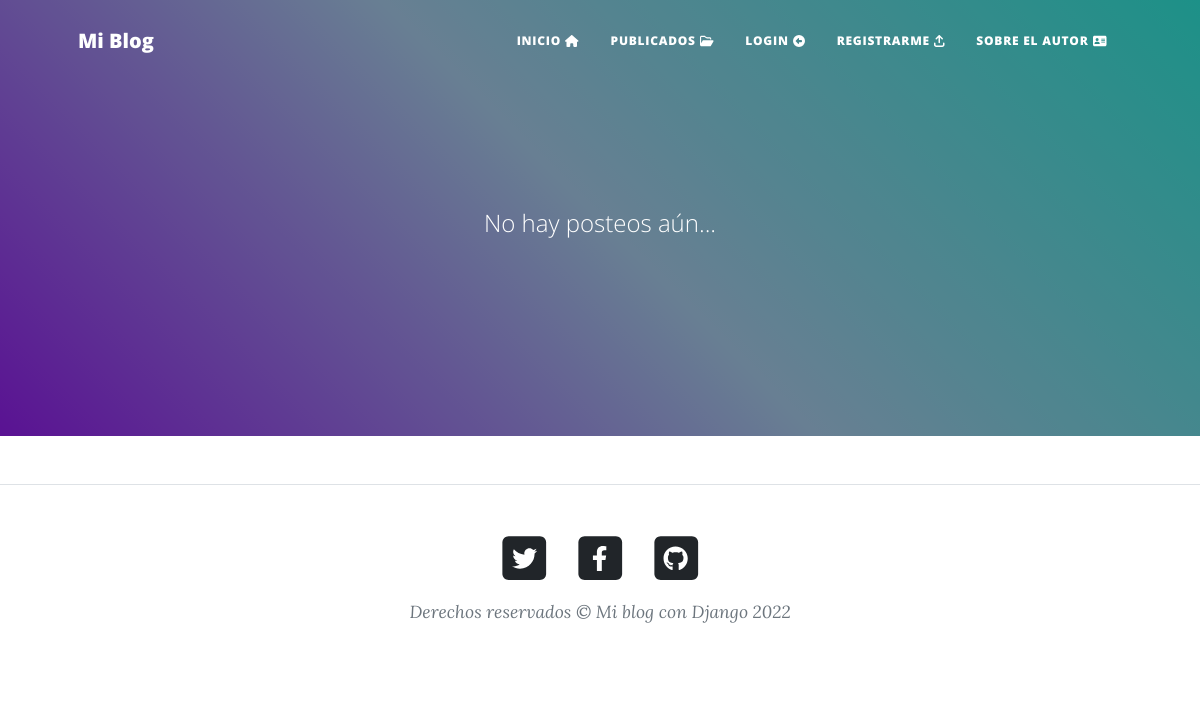
Before: /posts/publicados/ with the older database file.
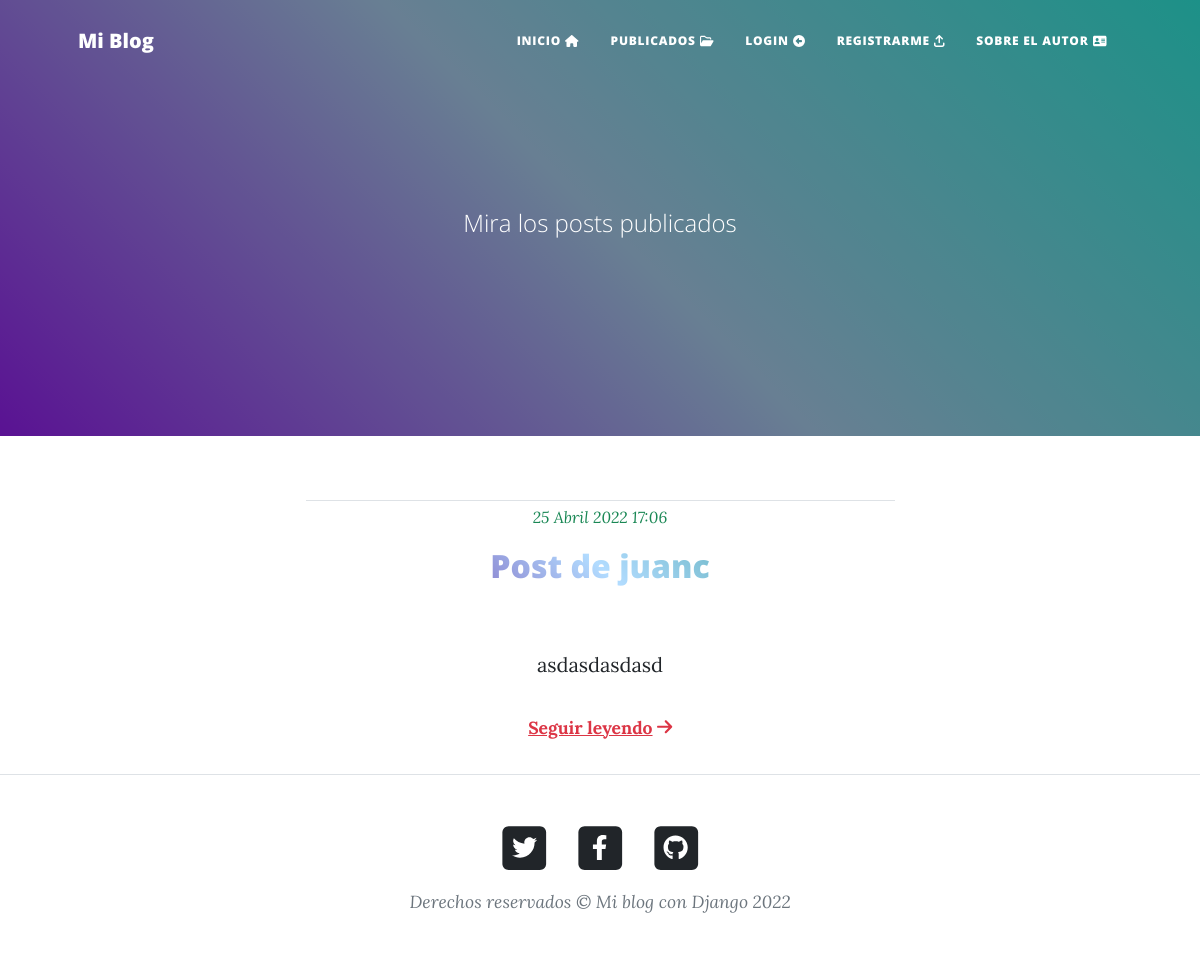
After: the same page with the newer database file.
### appblog/models.py (models this page shows, shortened)
class Posteos_nuevos(models.Model):
    id = models.AutoField(primary_key=True)
    titulo = models.CharField(max_length=60)
    img = models.ImageField(null=True)
    post = RichTextField(blank=True, null=True)
    fecha = models.DateTimeField(auto_now_add=True)
    autor = models.ForeignKey(User, on_delete=models.CASCADE, default=1)

### appblog/views.py (the view)
# urls.py: path('posts/publicados/', Publicados, name='publicados'),
def Publicados(request):
    if request.user.is_authenticated:
        avatar = Avatar.objects.filter(usuario = request.user)
        if len(avatar) > 0:
            imagen = avatar[0].img.url
        else:
            imagen = ''
    else:
        imagen = ''
    posts = Posteos_nuevos.objects.all().order_by('-fecha')
    if request.method == 'GET':
        buscar = request.GET.get('buscar')
        if buscar:
            posts = Posteos_nuevos.objects.filter(titulo__icontains=buscar)
    return render(request, 'appblog/publicados.html', {'posts': posts, 'imagen': imagen})

### appblog/templates/appblog/publicados.html (shortened to what this page needs)
{% extends 'appblog/base.html' %}
{% block masthead %}
<header class="masthead " style="background: rgb(149,0,255);
background: linear-gradient(45deg, rgba(149,0,255,1) 0%, rgba(178,220,255,1) 50%, rgba(26,255,233,1) 100%);">
  <div class="container position-relative px-4 px-lg-5">
      <div class="row gx-4 gx-lg-5 justify-content-center">
          <div class="col-md-10 col-lg-8 col-xl-7">
              <div class="site-heading">
                {% if posts %}
                  <h1 class="text-white">{{Posteos_nuevos.count}}</h1>   <span class="subheading">Mira los posts publicados</span>
                  {% else %}
                <span class="subheading">No hay posteos aún...</span>
                {% endif %}
              </div>
            </div>
      </div>
  </div>
</header>
{% endblock masthead %}
{% block contenido_inicio %}
{% for post in posts %}
<div class="text-center border-top mt-3">
  <span class="fs-6 text-success fst-italic">{{post.fecha}}</span>
  <h2 style="word-break: break-word   background: rgb(149,0,255);
  background: linear-gradient(45deg, rgb(91,22,148) 0%, rgba(178,220,255,1) 50%, rgb(38,144,139) 100%);
  background-size: 100%;
  background-repeat: repeat;
  -webkit-background-clip: text;
  -webkit-text-fill-color: transparent;
  -moz-background-clip: text;
  -moz-text-fill-color: transparent;" class="mt-3">{{post.titulo|safe}}</h2>
  <p style="word-break: break-word; overflow: hidden;  " class="text-start">{{ post.post|safe|slice:"800" }}</p>
  <p class="text-center">
    <small>
      <a class="text-danger" style="font-weight:bold " href="{{post.id}}/">Seguir leyendo<i class="fa-solid fa-arrow-right ms-1"></i
        ></a>
    </small>
  </p>
</div>
{% endfor %}
{% endblock %}

### appblog/templates/appblog/base.html (shortened to what this page needs)
<!DOCTYPE html>
<html lang="en">
    <head>
        {% load static %}
        <link href="{% static 'appblog/css/styles.css' %}" rel="stylesheet" />
    </head>
    <body>
        {% include 'appblog/components/navbar.html' %}
        {% block masthead %}
        {% endblock masthead %}
        <div class="container px-4 px-lg-5">
            <div class="row gx-4 gx-lg-5 justify-content-center">
                <div class="col-md-10 col-lg-8 col-xl-7">
                    {% block contenido_inicio %}
                    {% endblock contenido_inicio %}
                </div>
            </div>
        </div>
        {% include 'appblog/components/footer.html' %}
    </body>
</html>

### appblog/templates/appblog/components/navbar.html (shortened to what this page needs)
<nav class="navbar navbar-expand-lg navbar-light" id="mainNav">
  <div class="container px-4 px-lg-5">
    <a class="navbar-brand" href="{% url 'inicio'%}">Mi Blog</a>
    <div class="collapse navbar-collapse" id="navbarResponsive">
      <ul class="navbar-nav ms-auto py-4 py-lg-0">
        <li class="nav-item">
          <a class="nav-link px-lg-3 py-3 py-lg-4" href="{% url 'inicio'%}"
            >Inicio<i class="fa-solid fa-house ms-1"></i
          ></a>
        </li>
        <li class="nav-item">
          <a class="nav-link px-lg-3 py-3 py-lg-4" href="{% url 'publicados'%}"
            >Publicados<i class="fa-regular fa-folder-open ms-1"></i
          ></a>
        </li>
        {% if request.user.is_authenticated %}
        <li class="nav-item">
          <a class="nav-link px-lg-3 py-3 py-lg-4" href="{% url 'nuevo_post'%}"
            >Nuevo post <i class="fa-solid fa-pen-to-square ms-1"></i
          ></a>
        </li>
        <li class="nav-item">
          <a class="nav-link px-lg-3 py-3 py-lg-4" href="{% url 'logout'%}"
            >Logout<i class="fa-solid fa-arrow-right-from-bracket ms-1"></i
          ></a>
        </li>
        {% else %}
        <li class="nav-item">
          <a class="nav-link px-lg-3 py-3 py-lg-4" href="{% url 'login_form'%}"
            >Login<i class="fa-solid fa-circle-left ms-1"></i
          ></a>
        </li>
        <li class="nav-item">
          <a class="nav-link px-lg-3 py-3 py-lg-4" href="{% url 'registro'%}"
            >Registrarme<i class="ms-1 fa-solid fa-arrow-up-from-bracket"></i
          ></a>
        </li>
        {% endif %}
        <li class="nav-item">
          <a class="nav-link px-lg-3 py-3 py-lg-4" href="{% url 'sobre_mi'%}"
            >Sobre el autor<i class="fa-solid fa-address-card ms-1"></i
          ></a>
        </li>
      </ul>
    </div>
  </div>
</nav>

### appblog/templates/appblog/components/footer.html
 <footer class="border-top">
    <div class="container px-4 px-lg-5">
        <div class="row gx-4 gx-lg-5 justify-content-center">
            <div class="col-md-10 col-lg-8 col-xl-7">
                <ul class="list-inline text-center">
                    <li class="list-inline-item">
                        <a href="#!">
                            <span class="fa-stack fa-lg">
                                <i class="fas fa-square fa-stack-2x"></i>
                                <i class="fab fa-twitter fa-stack-1x fa-inverse"></i>
                            </span>
                        </a>
                    </li>
                    <li class="list-inline-item">
                        <a href="#!">
                            <span class="fa-stack fa-lg">
                                <i class="fas fa-square fa-stack-2x"></i>
                                <i class="fab fa-facebook-f fa-stack-1x fa-inverse"></i>
                            </span>
                        </a>
                    </li>
                    <li class="list-inline-item">
                        <a href="#!">
                            <span class="fa-stack fa-lg">
                                <i class="fas fa-square fa-stack-2x"></i>
                                <i class="fab fa-github fa-stack-1x fa-inverse"></i>
                            </span>
                        </a>
                    </li>
                </ul>
                <div class="small text-center text-muted fst-italic">Derechos reservados &copy; Mi blog con Django 2022</div>
            </div>
        </div>
    </div>
</footer>

Changed rows visible on the page:
added Posteos_nuevos: fecha "25 Abril 2022 17:06", titulo "Post de juanc", post "asdasdasdasd"
Other visible differences:
text no longer shown: "No hay posteos aún..."
text now shown: "Mira los posts publicados"
